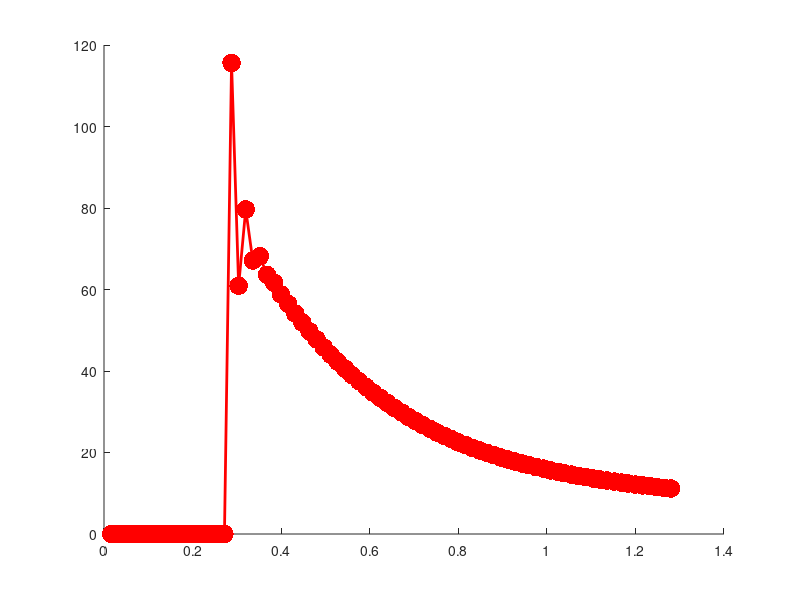
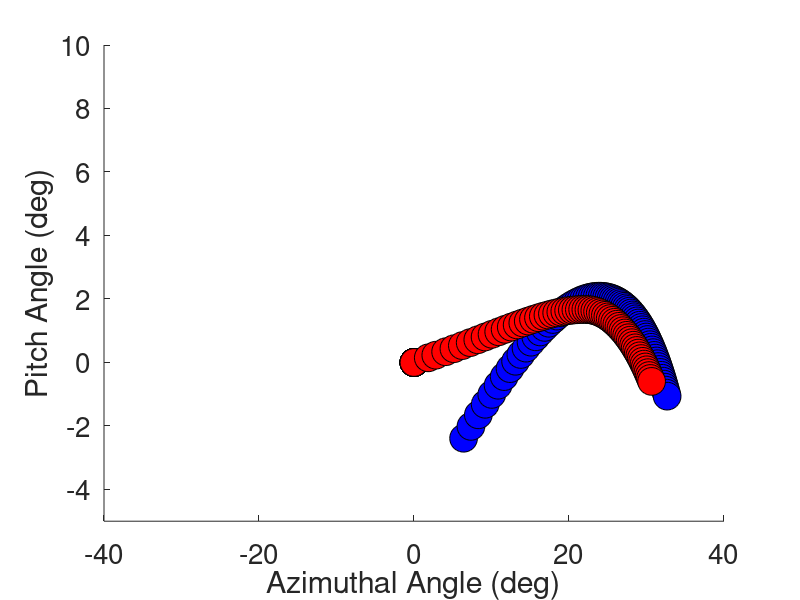

Write MATLAB code to recreate these figures, in order.
clear, clc

load('targetTrajec.mat');

FR = 0.016;
si = randi(10);

azT = squeeze(targTrajec(si, 1, :)); azT = azT(~isnan(azT));
elT = squeeze(targTrajec(si, 2, :)); elT = elT(~isnan(elT));

trltime = length(azT);

azW = nan(1,trltime);
elW = nan(1,trltime);
spd = nan(1,trltime);

%% parameters to calibrate
RT = round(.3/FR); % reaction time divide by FR to get indexes delay
spdfactor = 0.1; % increment with each iteration
smoothspd = 0.4; % amount to which previous spd influences 

%% online plotting
figure(2), clf, hold on
xlabel('Azimuthal Angle (deg)', 'FontSize', 20)
ylabel('Pitch Angle (deg)', 'FontSize', 20)
axis([-40 40 -5 10])
set(gca,'FontSize', 20)
drawnow

%% iterations through trial
azW(1) = 0; elW(1) = 0;
dxpre = 0; dypre = 0;

for t = 2:trltime
    
    if t < RT
        dx = 0; dy = 0;
    else
        
        dx = azT(t) - azW(t-1);
        dy = elT(t) - elW(t-1);
        amp = sqrt(dx.^2 + dy.^2); % more of an angular error
        
        dx = dx*spdfactor - sign(dx)*smoothspd*dxpre;
        dy = dy*spdfactor - sign(dy)*smoothspd*dypre;
        
    end % RT
    
    azW(t) = azW(t-1) + dx;
    elW(t) = elW(t-1) + dy;
    spd(t) = sqrt((dx/FR).^2 + (dy/FR).^2);
    
    
    plot(azT(t), elT(t), 'o','MarkerSize', 20, 'MarkerFaceColor', 'b', 'MarkerEdgeColor', 'k')
    plot(azW(t), elW(t), 'o','MarkerSize', 20, 'MarkerFaceColor', 'r', 'MarkerEdgeColor', 'k')
    drawnow
    
    dxpre = dx;
    dypre = dy;
end % trial (t)

%%
figure(1), clf, hold on
plot((0:trltime-1).*FR, spd, '.-r', 'LineWidth', 2, 'MarkerSize', 40 )
